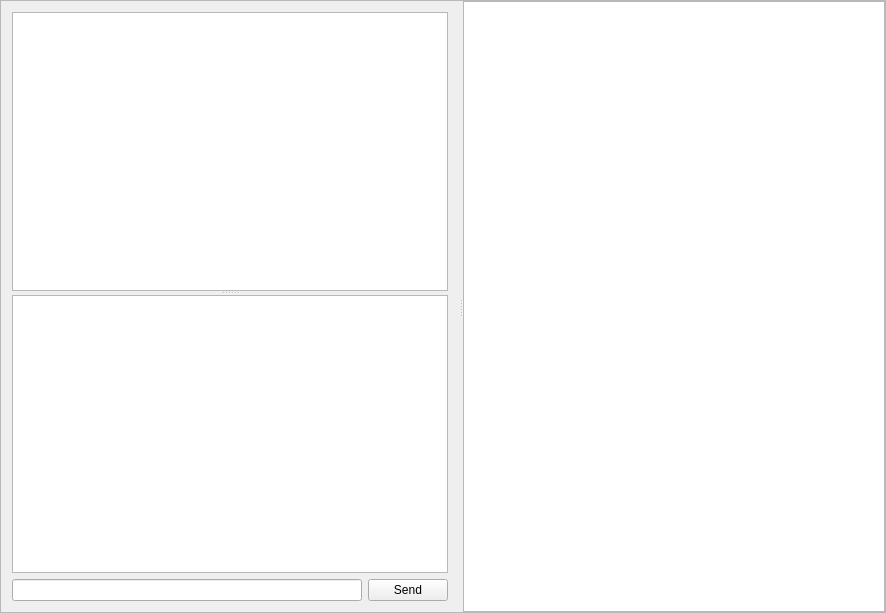
<?xml version="1.0" encoding="UTF-8"?>
<ui version="4.0">
 <class>windowClass</class>
 <widget class="QWidget" name="windowClass">
  <property name="geometry">
   <rect>
    <x>0</x>
    <y>0</y>
    <width>886</width>
    <height>613</height>
   </rect>
  </property>
  <property name="windowTitle">
   <string>window</string>
  </property>
  <layout class="QHBoxLayout" name="horizontalLayout_2">
   <property name="margin">
    <number>0</number>
   </property>
   <item>
    <widget class="QFrame" name="bgframe">
     <property name="frameShape">
      <enum>QFrame::StyledPanel</enum>
     </property>
     <property name="frameShadow">
      <enum>QFrame::Raised</enum>
     </property>
     <layout class="QHBoxLayout" name="horizontalLayout_3">
      <property name="margin">
       <number>0</number>
      </property>
      <item>
       <layout class="QVBoxLayout" name="verticalLayout_2">
        <item>
         <layout class="QHBoxLayout" name="buttonlayout"/>
        </item>
        <item>
         <widget class="QSplitter" name="splitter2">
          <property name="orientation">
           <enum>Qt::Horizontal</enum>
          </property>
          <widget class="QWidget" name="layoutWidget">
           <layout class="QVBoxLayout" name="verticalLayout">
            <item>
             <widget class="QSplitter" name="splitter1">
              <property name="orientation">
               <enum>Qt::Vertical</enum>
              </property>
              <widget class="QTreeView" name="hosts">
               <property name="expandsOnDoubleClick">
                <bool>false</bool>
               </property>
              </widget>
              <widget class="QTextBrowser" name="chat"/>
             </widget>
            </item>
            <item>
             <layout class="QHBoxLayout" name="horizontalLayout">
              <item>
               <widget class="QLineEdit" name="msg"/>
              </item>
              <item>
               <widget class="QPushButton" name="send">
                <property name="text">
                 <string>Send</string>
                </property>
               </widget>
              </item>
             </layout>
            </item>
           </layout>
          </widget>
          <widget class="QTreeView" name="users">
           <property name="sortingEnabled">
            <bool>true</bool>
           </property>
           <property name="expandsOnDoubleClick">
            <bool>false</bool>
           </property>
          </widget>
         </widget>
        </item>
       </layout>
      </item>
     </layout>
    </widget>
   </item>
  </layout>
 </widget>
 <layoutdefault spacing="6" margin="11"/>
 <resources/>
 <connections/>
</ui>
